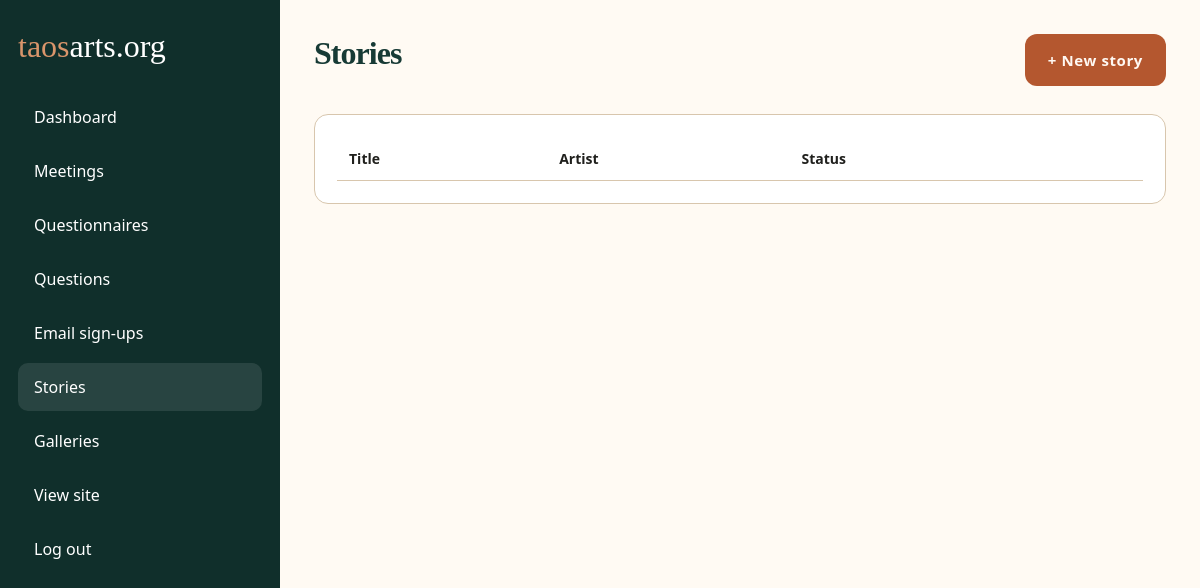
Page /admin/stories.php (signed in) on the earlier database version.
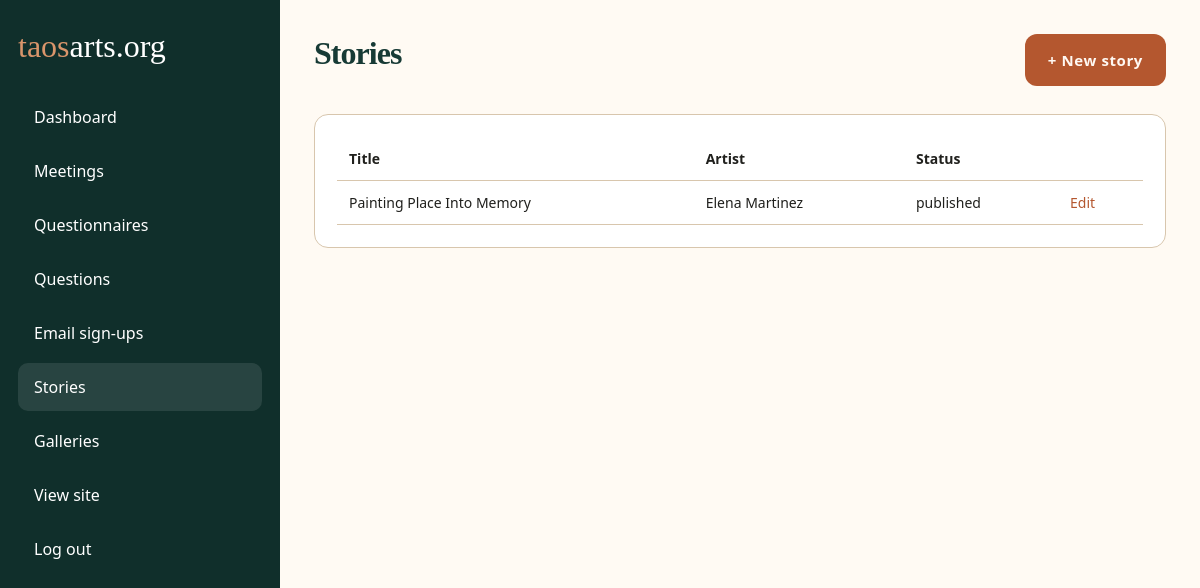
Same page on the later database version.
### tables this page shows
CREATE TABLE stories (
  id INT AUTO_INCREMENT PRIMARY KEY,
  title VARCHAR(190) NOT NULL,
  slug VARCHAR(190) NOT NULL UNIQUE,
  artist_name VARCHAR(190) NULL,
  excerpt TEXT NULL,
  body MEDIUMTEXT NULL,
  featured_image VARCHAR(255) NULL,
  status ENUM('draft','published') NOT NULL DEFAULT 'draft',
  published_at DATETIME NULL,
  created_at TIMESTAMP DEFAULT CURRENT_TIMESTAMP,
  updated_at TIMESTAMP DEFAULT CURRENT_TIMESTAMP ON UPDATE CURRENT_TIMESTAMP
);

### includes/db.php (called while the page is built, shortened)
<?php
function db(): PDO {
    static $pdo = null;
    if ($pdo === null) {
        $dsn = 'mysql:host=' . DB_HOST . ';dbname=' . DB_NAME . ';charset=utf8mb4';
        if (DB_SOCKET !== '') {
            $dsn .= ';unix_socket=' . DB_SOCKET;
        } else {
            $dsn .= ';port=' . DB_PORT;
        }
        $pdo = new PDO($dsn, DB_USER, DB_PASS, [
            PDO::ATTR_ERRMODE => PDO::ERRMODE_EXCEPTION,
            PDO::ATTR_DEFAULT_FETCH_MODE => PDO::FETCH_ASSOC,
        ]);
    }
    return $pdo;
}

### includes/functions.php (called while the page is built, shortened)
<?php
function h($value): string { return htmlspecialchars((string)$value, ENT_QUOTES, 'UTF-8'); }

### admin/stories.php (the view)
<?php $title='Stories'; $active='stories'; require_once __DIR__ . '/_layout.php'; $rows=db()->query('SELECT * FROM stories ORDER BY created_at DESC')->fetchAll(); ?>
<div class="topbar"><h1>Stories</h1><a class="btn" href="story_edit.php">+ New story</a></div><section class="panel"><table class="table"><tr><th>Title</th><th>Artist</th><th>Status</th><th></th></tr><?php foreach($rows as $r): ?><tr><td><?=h($r['title'])?></td><td><?=h($r['artist_name'])?></td><td><?=h($r['status'])?></td><td><a href="story_edit.php?id=<?=$r['id']?>">Edit</a></td></tr><?php endforeach; ?></table></section><?php require __DIR__ . '/_footer.php'; ?>

Differences in the rows shown:
added stories: title "Painting Place Into Memory", artist_name "Elena Martinez", status "published"
